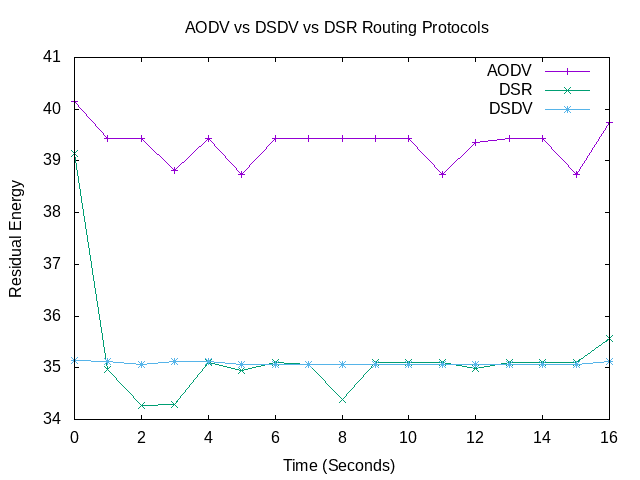

Write gnuplot code to recreate this figure.
set terminal png
set output "energy.png"
set datafile separator ","
set title "AODV vs DSDV vs DSR Routing Protocols "
set xlabel "Time (Seconds)"
set ylabel "Residual Energy"
plot "energy.csv"  using 1:2 with linespoints title "AODV", "energy.csv" using 1:3 with linespoints title "DSR", "energy.csv" using 1:4 with linespoints title "DSDV"
